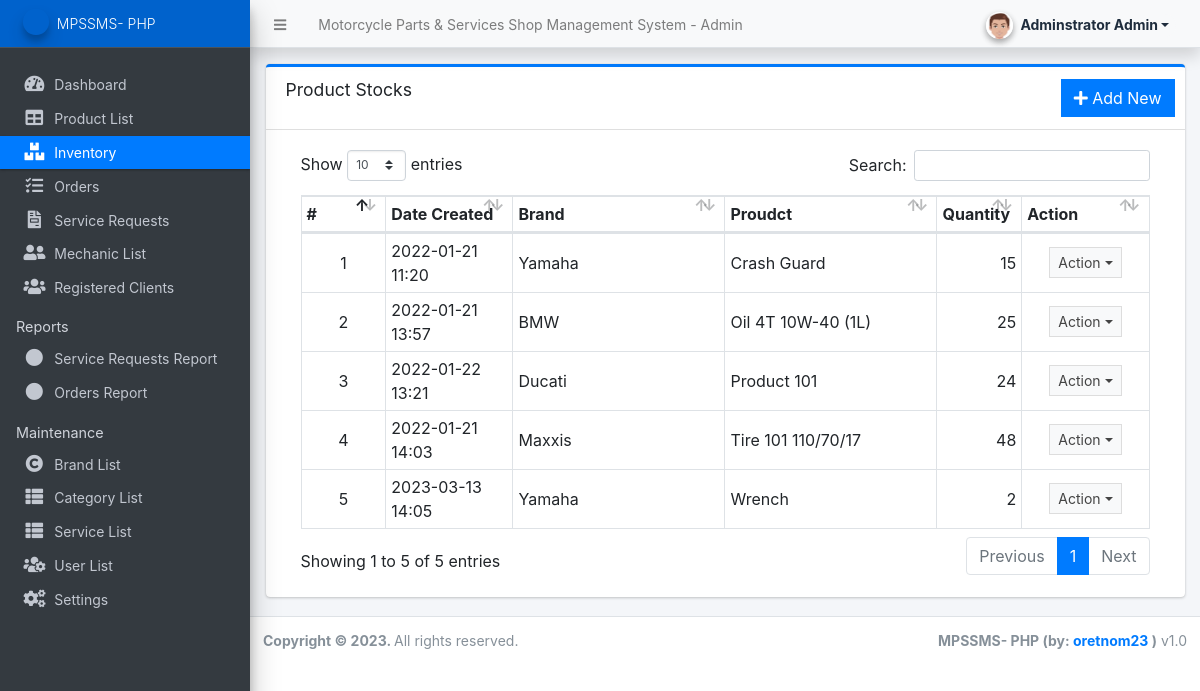
Screenshot of /admin/?page=inventory (signed in) with the database file from the repository.
### tables this page shows
CREATE TABLE `product_list` (
  `id` int(30) NOT NULL,
  `brand_id` int(30) NOT NULL,
  `category_id` int(30) NOT NULL,
  `name` text NOT NULL,
  `models` text NOT NULL,
  `description` text NOT NULL,
  `price` float NOT NULL DEFAULT 0,
  `status` tinyint(1) NOT NULL DEFAULT 1,
  `image_path` text NOT NULL,
  `delete_flag` tinyint(1) NOT NULL DEFAULT 0,
  `date_created` datetime NOT NULL DEFAULT current_timestamp(),
  `date_updated` datetime DEFAULT NULL ON UPDATE current_timestamp()
);

CREATE TABLE `brand_list` (
  `id` int(30) NOT NULL,
  `name` text NOT NULL,
  `image_path` text NOT NULL,
  `delete_flag` tinyint(1) NOT NULL DEFAULT 0,
  `status` tinyint(1) NOT NULL DEFAULT 1,
  `date_created` datetime NOT NULL DEFAULT current_timestamp(),
  `date_updated` datetime DEFAULT NULL ON UPDATE current_timestamp()
);

### admin/inventory/index.php (the view, shortened to what this page needs)
<div class="card card-outline card-primary">
	<div class="card-header">
		<h3 class="card-title">Product Stocks</h3>
		<div class="card-tools">
			<a href="javascript:void(0)" id="add_new" class="btn btn-flat btn-primary"><span class="fas fa-plus"></span>  Add New</a>
		</div>
	</div>
	<div class="card-body">
		<div class="container-fluid">
        <div class="container-fluid">
			<table class="table table-bordered table-stripped">
				<colgroup>
					<col width="10%">
					<col width="15%">
					<col width="25%">
					<col width="25%">
					<col width="10%">
					<col width="15%">
				</colgroup>
				<thead>
					<tr>
						<th>#</th>
						<th>Date Created</th>
						<th>Brand</th>
						<th>Proudct</th>
						<th>Quantity</th>
						<th>Action</th>
					</tr>
				</thead>
				<tbody>
					<?php
					$i = 1;
						$qry = $conn->query("SELECT p.*,b.name as brand from `product_list` p inner join brand_list b on p.brand_id = b.id where p.delete_flag = 0 order by (p.`name`) asc ");
						while($row = $qry->fetch_assoc()):
							$row['stocks'] = $conn->query("SELECT SUM(quantity) FROM stock_list where product_id = '{$row['id']}'")->fetch_array()[0];
							$row['out'] = $conn->query("SELECT SUM(quantity) FROM order_items where product_id = '{$row['id']}' and order_id in (SELECT id FROM order_list where `status` != 5) ")->fetch_array()[0];
							$row['stocks'] = $row['stocks'] > 0 ? $row['stocks'] : 0;
        					$row['out'] = $row['out'] > 0 ? $row['out'] : 0;
							$row['available'] = $row['stocks'] -$row['out'];
					?>
						<tr>
							<td class="text-center"><?php echo $i++; ?></td>
							<td><?php echo date("Y-m-d H:i",strtotime($row['date_created'])) ?></td>
							<td><?php echo ucwords($row['brand']) ?></td>
							<td><?php echo ucwords($row['name']) ?></td>
							<td class="text-right"><?= number_format($row['available']) ?></td>
							<td align="center">
								 <button type="button" class="btn btn-flat btn-default btn-sm dropdown-toggle dropdown-icon" data-toggle="dropdown">
				                  		Action
				                  </button>
							</td>
						</tr>
					<?php endwhile; ?>
				</tbody>
			</table>
		</div>
		</div>
	</div>
</div>

### rows the page displays
product_list: date_created "2022-01-21 11:20", brand.name "Yamaha", name "Crash Guard", available "15"
product_list: date_created "2022-01-21 13:57", brand.name "BMW", name "Oil 4T 10W-40 (1L)", available "25"
product_list: date_created "2022-01-22 13:21", brand.name "Ducati", name "Product 101", available "24"
product_list: date_created "2022-01-21 14:03", brand.name "Maxxis", name "Tire 101 110/70/17", available "48"
product_list: date_created "2023-03-13 14:05", brand.name "Yamaha", name "Wrench", available "2"

### other values shown
$_settings->info('name') "Motorcycle Parts & Services Shop Management System"
$_settings->userdata('firstname').' '.$_settings->userdata('lastname') "Adminstrator Admin"
$_settings->info('short_name') "MPSSMS- PHP"
